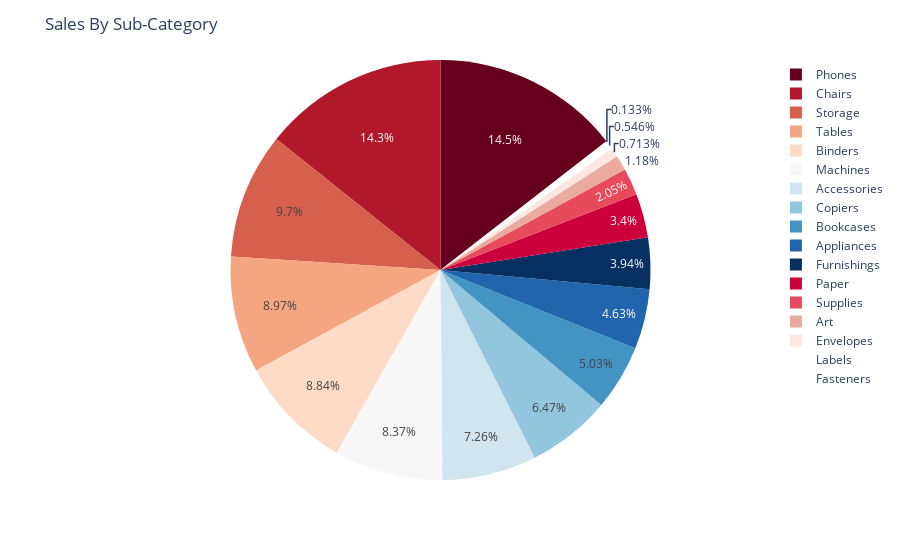

This figure's notebook cell:
### Code cell
sales_subcategory = sales_df.groupby("Sub-Category").agg({"Sales": "sum"}).reset_index()

fig = px.pie(sales_subcategory, values='Sales', names='Sub-Category', 
             color_discrete_sequence=px.colors.sequential.RdBu)
fig.update_layout(title="Sales By Sub-Category")

### Figure 1 — Plotly figure (JSON) as saved in the notebook; plotly's stock layout.template omitted (floating-point values rounded to 4 significant figures)
{"data": [{"domain": {"x": [0, 1], "y": [0, 1]}, "hovertemplate": "Sub-Category=%{label}<br>Sales=%{value}<extra></extra>", "labels": ["Accessories", "Appliances", "Art", "Binders", "Bookcases", "Chairs", "Copiers", "Envelopes", "Fasteners", "Furnishings", "Labels", "Machines", "Paper", "Phones", "Storage", "Supplies", "Tables"], "legendgroup": "", "name": "", "showlegend": true, "type": "pie", "values": [164200.0, 104600.0, 26710.0, 200000.0, 113800.0, 322800.0, 146200.0, 16130.0, 3002.0, 89210.0, 12350.0, 189200.0, 76830.0, 327800.0, 219300.0, 46420.0, 202800.0]}], "layout": {"legend": {"tracegroupgap": 0}, "margin": {"t": 60}, "piecolorway": ["rgb(103,0,31)", "rgb(178,24,43)", "rgb(214,96,77)", "rgb(244,165,130)", "rgb(253,219,199)", "rgb(247,247,247)", "rgb(209,229,240)", "rgb(146,197,222)", "rgb(67,147,195)", "rgb(33,102,172)", "rgb(5,48,97)"], "title": {"text": "Sales By Sub-Category"}}}
